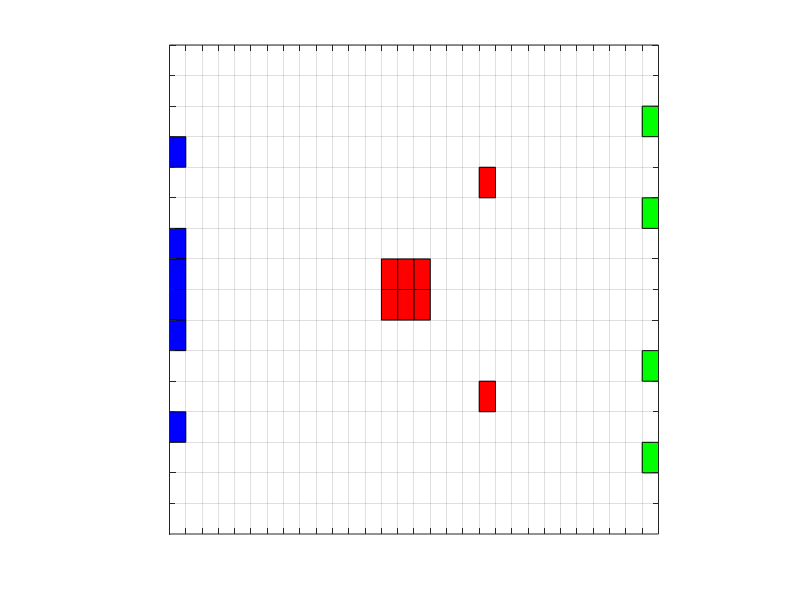

Here is the MATLAB script that generated this plot: (Note: this script raises an error after producing the figure.)
% 平台基本信息：
%  平台16*30，左三个入口，大小分别为1*1,1*4,1*1，右四个出口，均为为1*1，中间设有障碍，行人不得通过障碍，行人每秒走一格，每个行人占一格。
%  行人随机从各个入口进入。
%  更新规则：取各出口最大作为元胞潜力N。
%  规定仿真时间为960s
%% 初始化参数
clc,clear
format short;
n=16;            %平台宽度
h=30;           %平台长度
star_x = ones(1,6);  % 入口横坐标
star_y = [4,7:10,13];  % 入口纵坐标
hurdle_x = repelem(14:16,2);   % 障碍
hurdle_x = cat(2,hurdle_x,[20 20]);
hurdle_y = repmat(8:9,1,3);
hurdle_y = cat(2,hurdle_y,[5 12]);
final_x = ones(1,4)*h;   % 出口
final_y = [3,6,11,14];
x=n+2;            % 边界矩阵宽
y=h+2;            % 边界矩阵长
platform=ones(n,h);   %初始化平台
obstacle_map=ones(n+4,h+4);   %设置非障碍矩阵
obstacle_map(1:2,:)=0;
obstacle_map(end-1:end,:)=0;
obstacle_map(:,1:2)=0;
obstacle_map(:,end-1:end);
border=ones(x,y);      %边界矩阵
border(1,:)=0;  
border(end,:)=0;
border(:,1)=0;
border(:,end)=0;
Sm=ones(n+4,h+4);   % 图 
Sm(1:2,:)=0;
Sm(end-1:end,:)=0;
Sm(:,1:2)=0;
Sm(:,end-1:end);
for i = 1:size(hurdle_y,2)
    Sm(hurdle_y(i)+2,hurdle_x(i)+2)=0; %设置障碍
    obstacle_map(hurdle_y(i)+2,hurdle_x(i)+2)=0; %设置障碍
end
step=1;                %初始迭代次数
po=1:1:9;     %位置矩阵
pp = zeros(1,9);
neigh = [-1,-1;0,-1;1,-1;-1,0;0,0;1,0;-1,1;0,1;1,1];
L=zeros(n,h,size(final_y,2));          % 不含边界距离矩阵
N=zeros(n+2,h+2,size(final_y,2));      % 元胞潜力
N_choose=zeros(n+2,h+2);      % 最终选择
P=zeros(n+2,h+2);          %预留内存
prob=zeros(1,9);        %概率矩阵、预留内存
go=0;     % 出发人数
arrive=0; % 到达终点人数
total=960;  % 迭代时间
time_people_star = zeros(n,h,total); % 记录时刻平台信息

%% 可视化设置
colormap([0 0 0;1 1 1])
Z=ones(n,h);
figure(1);
Ch=imagesc(cat(3,platform,Z,Z));  %可视化图像设置
hold on;
for p = 1:size(star_y,2)
    fill([star_x(p)-0.5, star_x(p)-0.5, star_x(p)+0.5, star_x(p)+0.5],[star_y(p)-0.5,star_y(p)+0.5,star_y(p)+0.5,star_y(p)-0.5],'b');  % 入口
end
for p = 1:size(final_y,2)
    fill([final_x(p)-0.5, final_x(p)-0.5, final_x(p)+0.5, final_x(p)+0.5],[final_y(p)-0.5,final_y(p)+0.5,final_y(p)+0.5,final_y(p)-0.5],'g');   % 出口
end
for p = 1:size(hurdle_y,2)
    fill([hurdle_x(p)-0.5, hurdle_x(p)-0.5, hurdle_x(p)+0.5, hurdle_x(p)+0.5],[hurdle_y(p)-0.5,hurdle_y(p)+0.5,hurdle_y(p)+0.5,hurdle_y(p)-0.5],'r');  % 障碍
end
axis square  %显示边框
set(gca,'ytick',-0.5:1:n);
set(gca,'xtick',-0.5:1:h);
set(gca,'xticklabel',[]);
set(gca,'yticklabel',[]);
grid on;
ax = gca; % 获取当前坐标轴对象
ax.LineWidth = 2; % 设置网格线的粗细为2
axis square;

%% 距离矩阵L及含边界距离矩阵Dis_1 与 Dis_2
Dis = zeros(n+2,h+2,size(final_y,2));
Dis = Dis + inf;
% 分别计算边界内每个原胞到出口的距离
for f=1:size(final_y,2)
    for i=1:n
        for j=1:h
            L(i,j,f)=sqrt((i-final_y(f))^2+(j-final_x(f))^2);    %不含边界的距离矩阵Lij
        end
    end
end
Dis(2:n+1,2:h+1,:)=L;
for i = 1:size(hurdle_y,2)
    Dis(hurdle_y(i)+1,hurdle_x(i)+1,:)=inf; %障碍视为距离无穷
end

%% 周围非障碍数矩阵O
O=obstacle_map(1:x,2:y+1)+obstacle_map(3:x+2,2:y+1)+obstacle_map(2:x+1,1:y)+obstacle_map(2:x+1,3:y+2)+obstacle_map(1:x,1:y)+obstacle_map(3:x+2,1:y)+obstacle_map(1:x,3:y+2)+obstacle_map(3:x+2,3:y+2);

%% 仿真
%% 行人流设置
while(step)
    % 进
    if step<=round(total*0.85)
        r = randi([0,1],size(star_y));
        go = go + sum(r);
        for i = 1:size(star_y,2)
            platform(star_y(i),star_x(i)) = r(i);
        end
    end
    % 记录此时刻情况   
    time_people_star(:,:,step) = (platform==0);
    % 出
    for i = 1:size(final_y,2)
        if platform(final_y(i),final_x(i))==0
            arrive = arrive + 1;
            platform(final_y(i),final_x(i))=1;
        end
    end
    set(Ch,'CData',platform);
    disp('出站人数：');
    disp(arrive);

    %% 周围空元胞数矩阵D
    border(2:n+1,2:h+1)=platform;     % 更新border矩阵
    Sm(2:x+1,2:y+1)=border;
    D=Sm(1:x,2:y+1)+Sm(3:x+2,2:y+1)+Sm(2:x+1,1:y)+Sm(2:x+1,3:y+2)+Sm(1:x,1:y)+Sm(3:x+2,1:y)+Sm(1:x,3:y+2)+Sm(3:x+2,3:y+2);
    
    %% 原胞潜力N
    % 计算原胞潜力N
    for f = 1:size(final_y,2)
        for i=1:x
            for j=1:y
                N(i,j,f)=border(i,j)*exp(-5*Dis(i,j,f)+D(i,j)+O(i,j));
            end
        end
    end
    for i = 1:size(final_y,2)
        N(final_y(i)+1,final_x(i)+1)=1e10;    % 设置出口原胞潜力为1e10，可视为无穷大
    end
    N_1 = max(N(:,:,1),N(:,:,2));     %最大作为原胞潜力N
    N_2 = max(N(:,:,3),N(:,:,4));
    N_choose = max(N_1,N_2);
    
    %% 位置更新
    % 说明：计算时以未更新的border矩阵状态进行计算，更新后在platform矩阵中存储新更新的状态，从而实现同步更新。
    for j=h+1:-1:2
        for i=2:n+1
            if(border(i,j)==0)    %如果位置（即原胞）有人，计算所有邻居原胞的原胞潜力N
                % 计算位置1到9各原胞潜力大小，并进行归一化处理
                for xy = po
                    pp(1,xy) = N_choose(i+neigh(xy,2),j+neigh(xy,1));
                end
                prob = pp/sum(pp);
                if sum([pp(2),pp(3),pp(6),pp(8),pp(9)]~=0)  % 上下前三个方向不全都有人
                    S=randsrc(1,1,[po;prob]);  %依原胞潜力N，选择下一位置，即进行位置更新
                else
                    S = 5;
                end
                k = i + neigh(S,2);
                t = j + neigh(S,1);
                if platform(k-1,t-1)==0   % 选择新位置已占，则选回原位置
                    S = 5;
                    k = i + neigh(S,2);
                    t = j + neigh(S,1);
                end
                platform(i-1,j-1)=1;      % 位置更新，原来原胞更新为空状态
                platform(k-1,t-1)=0;      % 位置更新，新选择原胞更新为占有状态
            end
        end
    end
    
    %% 仿真结束条件
    if(step==total)
        disp('仿真结束');
        break;
    end
    step=step+1;
    disp('迭代次数：')
    disp(step);
    pause(0.1);
    title(['仿真时间',num2str(step),'秒'],['人流量',num2str(go/step),'人/s']);
    
end
%% 热力图
hold off
figure(2)
total_people = sum(time_people_star,3);
heatmap(total_people,'GridVisible','off');
colormap jet; 
